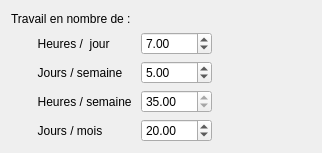
<?xml version="1.0" encoding="UTF-8"?>
<ui version="4.0">
 <class>UserDailyHoursWidget</class>
 <widget class="QWidget" name="UserDailyHoursWidget">
  <property name="geometry">
   <rect>
    <x>0</x>
    <y>0</y>
    <width>322</width>
    <height>153</height>
   </rect>
  </property>
  <property name="windowTitle">
   <string>Form</string>
  </property>
  <layout class="QGridLayout" name="gridLayout">
   <item row="3" column="0">
    <widget class="QLabel" name="lbWeeklyDays">
     <property name="text">
      <string>        Jours / semaine</string>
     </property>
    </widget>
   </item>
   <item row="2" column="0">
    <widget class="QLabel" name="lbDailyhours">
     <property name="text">
      <string>        Heures /  jour</string>
     </property>
    </widget>
   </item>
   <item row="7" column="0">
    <widget class="QLabel" name="lbMonthlyDays">
     <property name="text">
      <string>        Jours / mois</string>
     </property>
    </widget>
   </item>
   <item row="4" column="0">
    <widget class="QLabel" name="lbWeeklyHours">
     <property name="text">
      <string>        Heures / semaine </string>
     </property>
    </widget>
   </item>
   <item row="0" column="0" colspan="6">
    <widget class="QLabel" name="lbWorkQuantity">
     <property name="maximumSize">
      <size>
       <width>16777215</width>
       <height>24</height>
      </size>
     </property>
     <property name="text">
      <string>Travail en nombre de :</string>
     </property>
    </widget>
   </item>
   <item row="2" column="1" colspan="2">
    <widget class="QDoubleSpinBox" name="sbDailyHours">
     <property name="maximum">
      <double>24.000000000000000</double>
     </property>
     <property name="value">
      <double>7.000000000000000</double>
     </property>
    </widget>
   </item>
   <item row="3" column="1" colspan="2">
    <widget class="QDoubleSpinBox" name="sbWeeklyDays">
     <property name="maximum">
      <double>7.000000000000000</double>
     </property>
     <property name="value">
      <double>5.000000000000000</double>
     </property>
    </widget>
   </item>
   <item row="4" column="1" colspan="2">
    <widget class="QDoubleSpinBox" name="sbWeeklyHours">
     <property name="frame">
      <bool>true</bool>
     </property>
     <property name="readOnly">
      <bool>true</bool>
     </property>
     <property name="maximum">
      <double>168.000000000000000</double>
     </property>
     <property name="value">
      <double>35.000000000000000</double>
     </property>
    </widget>
   </item>
   <item row="7" column="1" colspan="2">
    <widget class="QDoubleSpinBox" name="sbMonthlyDays">
     <property name="maximum">
      <double>5208.000000000000000</double>
     </property>
     <property name="value">
      <double>20.000000000000000</double>
     </property>
    </widget>
   </item>
   <item row="2" column="3" colspan="3">
    <spacer name="horizontalSpacer">
     <property name="orientation">
      <enum>Qt::Horizontal</enum>
     </property>
     <property name="sizeHint" stdset="0">
      <size>
       <width>40</width>
       <height>20</height>
      </size>
     </property>
    </spacer>
   </item>
   <item row="3" column="3" colspan="3">
    <spacer name="horizontalSpacer_2">
     <property name="orientation">
      <enum>Qt::Horizontal</enum>
     </property>
     <property name="sizeHint" stdset="0">
      <size>
       <width>40</width>
       <height>20</height>
      </size>
     </property>
    </spacer>
   </item>
   <item row="4" column="3" colspan="3">
    <spacer name="horizontalSpacer_3">
     <property name="orientation">
      <enum>Qt::Horizontal</enum>
     </property>
     <property name="sizeHint" stdset="0">
      <size>
       <width>40</width>
       <height>20</height>
      </size>
     </property>
    </spacer>
   </item>
   <item row="7" column="3" colspan="3">
    <spacer name="horizontalSpacer_4">
     <property name="orientation">
      <enum>Qt::Horizontal</enum>
     </property>
     <property name="sizeHint" stdset="0">
      <size>
       <width>40</width>
       <height>20</height>
      </size>
     </property>
    </spacer>
   </item>
  </layout>
 </widget>
 <resources/>
 <connections>
  <connection>
   <sender>sbDailyHours</sender>
   <signal>valueChanged(double)</signal>
   <receiver>UserDailyHoursWidget</receiver>
   <slot>dailyHoursValueHasChanged(double)</slot>
   <hints>
    <hint type="sourcelabel">
     <x>289</x>
     <y>38</y>
    </hint>
    <hint type="destinationlabel">
     <x>481</x>
     <y>47</y>
    </hint>
   </hints>
  </connection>
  <connection>
   <sender>sbWeeklyDays</sender>
   <signal>valueChanged(double)</signal>
   <receiver>UserDailyHoursWidget</receiver>
   <slot>weeklyDaysValueHasChanged(double)</slot>
   <hints>
    <hint type="sourcelabel">
     <x>314</x>
     <y>79</y>
    </hint>
    <hint type="destinationlabel">
     <x>620</x>
     <y>83</y>
    </hint>
   </hints>
  </connection>
  <connection>
   <sender>sbMonthlyDays</sender>
   <signal>valueChanged(double)</signal>
   <receiver>UserDailyHoursWidget</receiver>
   <slot>monthlyDaysValueHasChanged(double)</slot>
   <hints>
    <hint type="sourcelabel">
     <x>351</x>
     <y>139</y>
    </hint>
    <hint type="destinationlabel">
     <x>492</x>
     <y>145</y>
    </hint>
   </hints>
  </connection>
 </connections>
 <slots>
  <slot>dailyHoursValueHasChanged(double)</slot>
  <slot>weeklyDaysValueHasChanged(double)</slot>
  <slot>monthlyDaysValueHasChanged(double)</slot>
 </slots>
</ui>
